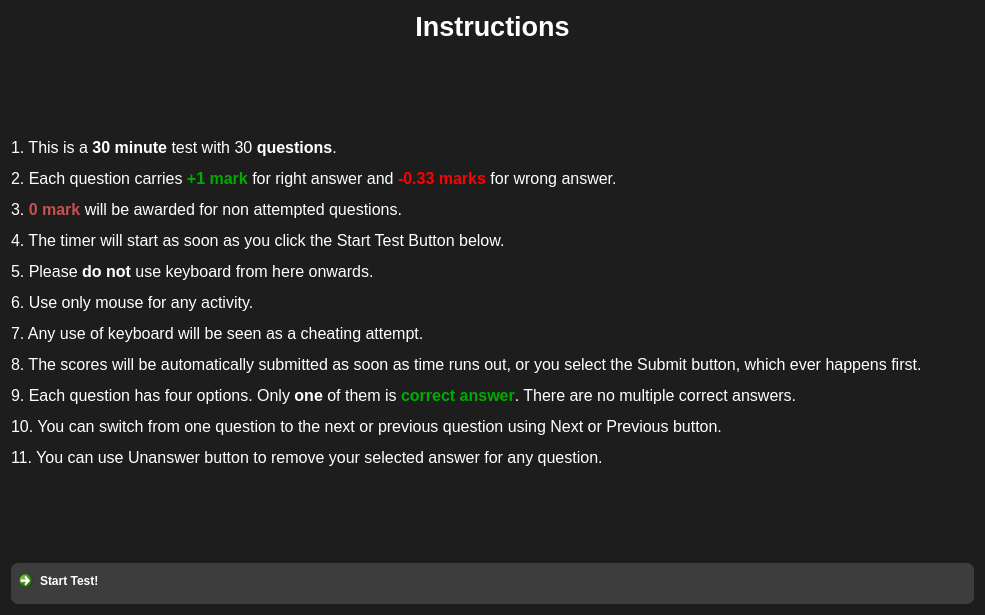
<?xml version="1.0" encoding="UTF-8"?>
<ui version="4.0">
 <class>InstructionDialog</class>
 <widget class="QDialog" name="InstructionDialog">
  <property name="geometry">
   <rect>
    <x>0</x>
    <y>0</y>
    <width>985</width>
    <height>615</height>
   </rect>
  </property>
  <property name="windowTitle">
   <string>Instructions</string>
  </property>
  <property name="windowIcon">
   <iconset resource="imageresource.qrc">
    <normaloff>:/img/dc_logo.png</normaloff>:/img/dc_logo.png</iconset>
  </property>
  <property name="styleSheet">
   <string notr="true">QDialog{
background-color:#1d1d1d;
}
QLabel{
color: #ffffff;
}
QGroupBox{
color: #ffffff;
}
QRadioButton{
color:#ffffff;
}
QPushButton{
border-style:solid;

background-color:#3d3d3d;
color:#fff;
border-radius:7px;
}
QPushButton:hover{
color:#ccc;
	background-color: qlineargradient(spread:pad, x1:0.517, y1:0, x2:0.517, y2:1, stop:0 rgba(45, 45, 45, 255), stop:0.505682 rgba(45, 45, 45, 255), stop:1 rgba(29, 29, 29, 255));
	border-color:#2d89ef;
border-width:2px;
}

QPushButton:pressed{
background-color: qlineargradient(spread:pad, x1:0.517, y1:0, x2:0.517, y2:1, stop:0 rgba(29, 29, 29, 255), stop:0.505682 rgba(45, 45, 45, 255), stop:1 rgba(29, 29, 29, 255));
}
</string>
  </property>
  <property name="locale">
   <locale language="English" country="India"/>
  </property>
  <layout class="QVBoxLayout" name="verticalLayout">
   <item>
    <widget class="QLabel" name="label">
     <property name="sizePolicy">
      <sizepolicy hsizetype="Preferred" vsizetype="Fixed">
       <horstretch>0</horstretch>
       <verstretch>0</verstretch>
      </sizepolicy>
     </property>
     <property name="font">
      <font>
       <pointsize>20</pointsize>
       <weight>75</weight>
       <bold>true</bold>
      </font>
     </property>
     <property name="text">
      <string>Instructions</string>
     </property>
     <property name="alignment">
      <set>Qt::AlignCenter</set>
     </property>
    </widget>
   </item>
   <item>
    <widget class="QLabel" name="label_2">
     <property name="text">
      <string>&lt;html&gt;&lt;head/&gt;&lt;body&gt;&lt;p&gt;&lt;span style=&quot; font-size:12pt;&quot;&gt;1. This is a &lt;/span&gt;&lt;span style=&quot; font-size:12pt; font-weight:600;&quot;&gt;30 minute&lt;/span&gt;&lt;span style=&quot; font-size:12pt;&quot;&gt; test with 30&lt;/span&gt;&lt;span style=&quot; font-size:12pt; font-weight:600;&quot;&gt; questions&lt;/span&gt;&lt;span style=&quot; font-size:12pt;&quot;&gt;.&lt;/span&gt;&lt;/p&gt;&lt;p&gt;&lt;span style=&quot; font-size:12pt;&quot;&gt;2. Each question carries &lt;/span&gt;&lt;span style=&quot; font-size:12pt; font-weight:600; color:#00aa00;&quot;&gt;+1 mark&lt;/span&gt;&lt;span style=&quot; font-size:12pt;&quot;&gt; for right answer and &lt;/span&gt;&lt;span style=&quot; font-size:12pt; font-weight:600; color:#ff0000;&quot;&gt;-0.33 marks&lt;/span&gt;&lt;span style=&quot; font-size:12pt;&quot;&gt; for wrong answer.&lt;/span&gt;&lt;/p&gt;&lt;p&gt;&lt;span style=&quot; font-size:12pt;&quot;&gt;3. &lt;/span&gt;&lt;span style=&quot; font-size:12pt; font-weight:600; color:#c75050;&quot;&gt;0 mark&lt;/span&gt;&lt;span style=&quot; font-size:12pt;&quot;&gt; will be awarded for non attempted questions.&lt;/span&gt;&lt;/p&gt;&lt;p&gt;&lt;span style=&quot; font-size:12pt;&quot;&gt;4. The timer will start as soon as you click the Start Test Button below.&lt;/span&gt;&lt;/p&gt;&lt;p&gt;&lt;span style=&quot; font-size:12pt;&quot;&gt;5. Please &lt;/span&gt;&lt;span style=&quot; font-size:12pt; font-weight:600;&quot;&gt;do not&lt;/span&gt;&lt;span style=&quot; font-size:12pt;&quot;&gt; use keyboard from here onwards.&lt;/span&gt;&lt;/p&gt;&lt;p&gt;&lt;span style=&quot; font-size:12pt;&quot;&gt;6. Use only mouse for any activity.&lt;/span&gt;&lt;/p&gt;&lt;p&gt;&lt;span style=&quot; font-size:12pt;&quot;&gt;7. Any use of keyboard will be seen as a cheating attempt.&lt;/span&gt;&lt;/p&gt;&lt;p&gt;&lt;span style=&quot; font-size:12pt;&quot;&gt;8. The scores will be automatically submitted as soon as time runs out, or you select the Submit button, which ever happens first.&lt;/span&gt;&lt;/p&gt;&lt;p&gt;&lt;span style=&quot; font-size:12pt;&quot;&gt;9. Each question has four options. Only &lt;/span&gt;&lt;span style=&quot; font-size:12pt; font-weight:600;&quot;&gt;one&lt;/span&gt;&lt;span style=&quot; font-size:12pt;&quot;&gt; of them is &lt;/span&gt;&lt;span style=&quot; font-size:12pt; font-weight:600; color:#00aa00;&quot;&gt;correct answer&lt;/span&gt;&lt;span style=&quot; font-size:12pt;&quot;&gt;. There are no multiple correct answers.&lt;/span&gt;&lt;/p&gt;&lt;p&gt;&lt;span style=&quot; font-size:12pt;&quot;&gt;10. You can switch from one question to the next or previous question using Next or Previous button.&lt;/span&gt;&lt;/p&gt;&lt;p&gt;&lt;span style=&quot; font-size:12pt;&quot;&gt;11. You can use Unanswer button to remove your selected answer for any question.&lt;/span&gt;&lt;/p&gt;&lt;/body&gt;&lt;/html&gt;</string>
     </property>
    </widget>
   </item>
   <item>
    <widget class="QCommandLinkButton" name="commandLinkButton">
     <property name="sizePolicy">
      <sizepolicy hsizetype="Preferred" vsizetype="Fixed">
       <horstretch>0</horstretch>
       <verstretch>0</verstretch>
      </sizepolicy>
     </property>
     <property name="font">
      <font>
       <family>Segoe UI</family>
       <weight>75</weight>
       <italic>false</italic>
       <bold>true</bold>
       <stylestrategy>PreferDefault</stylestrategy>
       <kerning>true</kerning>
      </font>
     </property>
     <property name="text">
      <string>Start Test!</string>
     </property>
     <property name="default">
      <bool>false</bool>
     </property>
    </widget>
   </item>
  </layout>
 </widget>
 <resources>
  <include location="imageresource.qrc"/>
 </resources>
 <connections/>
</ui>
